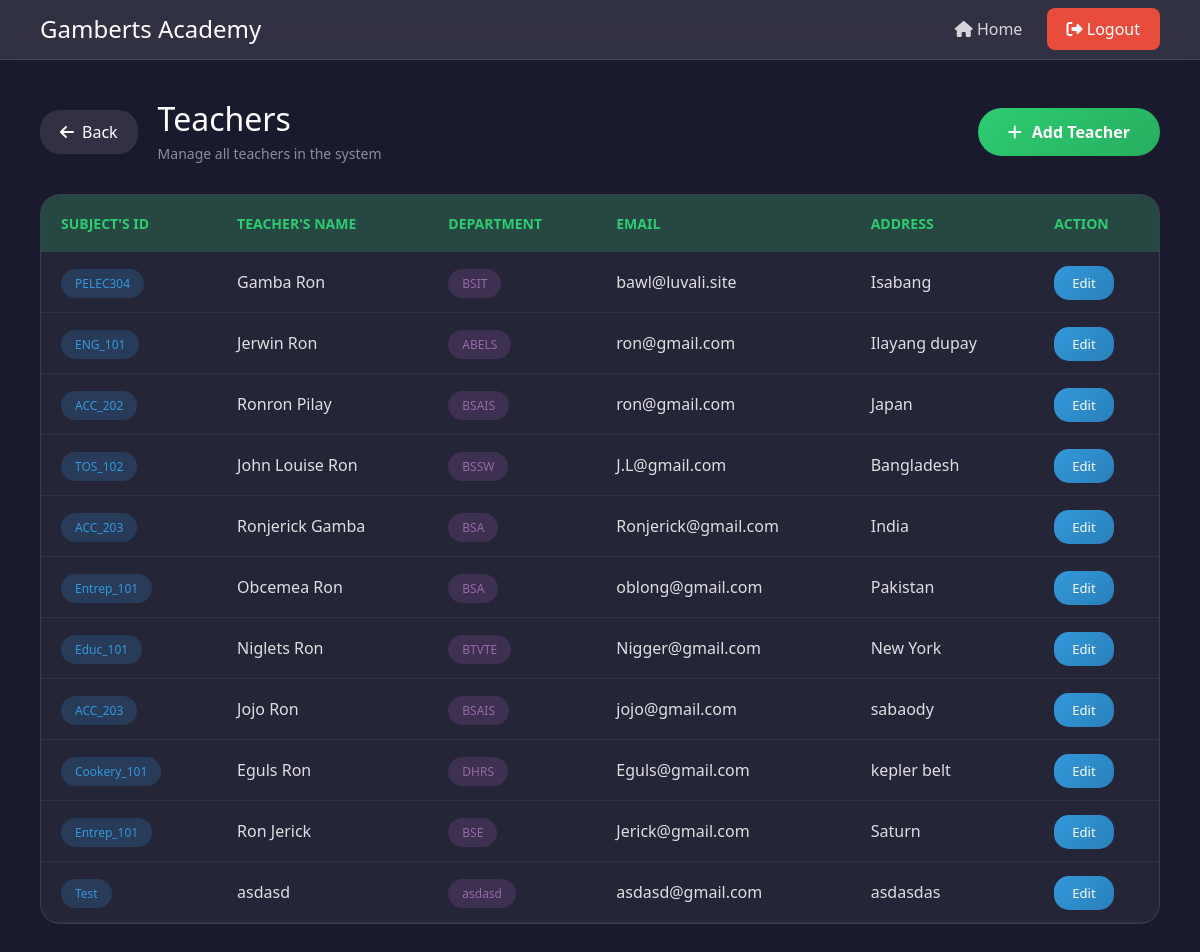
Screenshot of /Test_Teacher/ with the database file from the repository.
### online_enrollment/models.py (models this page shows, shortened)
class Teacher(models.Model):
    subjects_id = models.CharField(max_length=100)
    name = models.CharField(max_length=100)
    department = models.CharField(max_length=100)
    email = models.EmailField(max_length=100)
    address = models.CharField(max_length=100)

### online_enrollment/views.py (the view)
# urls.py: path('Test_Teacher/', views.Test_Teacher, name='Test_Teacher'),
def Test_Teacher(request):
    teacher = Teacher.objects.all()
    return render(request, 'online_enrollment//Teacher.html', {'Teacher':teacher})

### online_enrollment/templates/online_enrollment/Teacher.html (shortened to what this page needs)
<!DOCTYPE html>
<html lang="en">
<head>
    <link href="https://cdn.jsdelivr.net/npm/bootstrap@5.3.8/dist/css/bootstrap.min.css" rel="stylesheet">
    <link href="https://cdnjs.cloudflare.com/ajax/libs/font-awesome/6.4.0/css/all.min.css" rel="stylesheet">
</head>
<body>
    <nav class="navbar-custom">
        <div class="brand">
            <h1>Gamberts Academy</h1>
        </div>
        <div>
            <a href="{% url 'Home' %}"><i class="fas fa-home"></i> Home</a>
            <a href="{% url 'Logout' %}" class="btn-logout"><i class="fas fa-sign-out-alt"></i> Logout</a>
        </div>
    </nav>
    <div class="main-content">
        <div class="page-header">
            <div style="display: flex; align-items: center; gap: 20px;">
                <a href="{% url 'Home' %}" class="btn-back">
                    <i class="fas fa-arrow-left"></i> Back
                </a>
                <div class="page-title">
                    <div>
                        <h2>Teachers</h2>
                        <p>Manage all teachers in the system</p>
                    </div>
                </div>
            </div>
            <a href="{% url 'Teacher_Form' %}" class="btn-add">
                <i class="fas fa-plus"></i> Add Teacher
            </a>
        </div>
        <div class="table-card">
            <table>
                <thead>
                    <tr>
                        <th> Subject's ID </th>
                        <th> Teacher's Name </th>
                        <th> Department </th>
                        <th> Email </th>
                        <th> Address </th>
                        <th> Action </th>
                    </tr>
                </thead>
                <tbody>
                    {% for Each_Teacher in Teacher %}
                    <tr>
                        <td><span class="badge-id"> {{Each_Teacher.subjects_id}}</span></td>
                        <td> {{Each_Teacher.name}} </td>
                        <td><span class="badge-department">{{Each_Teacher.department}}</span></td>
                        <td> {{Each_Teacher.email}} </td>
                        <td> {{Each_Teacher.address}} </td>
                        <td>
                            <a href="{% url 'Teacher_Edit' Each_Teacher.id %}" class="btn-edit"> Edit </a>
                    </tr>
                    {% endfor %}
                </tbody>
            </table>
        </div>
    </div>
</body>
</html>

### online_enrollment/templates/online_enrollment/Teacher.html (style rules this page uses)
body { font-family: 'Segoe UI', Tahoma, Geneva, Verdana, sans-serif; background: #1a1a2e; min-height: 100vh; margin: 0; }
.navbar-custom { background: rgba(255,255,255,0.1); backdrop-filter: blur(10px); padding: 15px 40px; display: flex; justify-content: space-between; align-items: center; border-bottom: 1px solid rgba(255,255,255,0.1); }
.brand { display: flex; align-items: center; gap: 12px; }
.navbar-custom h1 { color: white; font-size: 24px; margin: 0; }
.navbar-custom a { color: rgba(255,255,255,0.8); text-decoration: none; padding: 10px 20px; border-radius: 8px; transition: 0.3s; }
.btn-logout { background: #e74c3c; color: white !important; padding: 10px 25px; border-radius: 25px; }
.main-content { padding: 40px; max-width: 1400px; margin: 0 auto; }
.page-header { display: flex; justify-content: space-between; align-items: center; margin-bottom: 30px; flex-wrap: wrap; gap: 20px; }
.page-title { display: flex; align-items: center; gap: 15px; }
.page-title h2 { color: white; font-size: 28p x; margin: 0; }
.page-title p { color: rgba(255,255,255,0.5); margin: 5px 0 0 0; font-size: 14px; }
.btn-add { background: linear-gradient(135deg, #2ecc71, #27ae60); color: white; padding: 12px 30px; border-radius: 25px; text-decoration: none; font-weight: 600; display: flex; align-items: center; gap: 10px; transition: 0.3s; }
.btn-back { background: rgba(255,255,255,0.1); color: white; padding: 10px 20px; border-radius: 20px; text-decoration: none; display: flex; align-items: center; gap: 8px; transition: 0.3s; }
.table-card { background: rgba(255,255,255,0.05); border: 1px solid rgba(255,255,255,0.1); border-radius: 20px; overflow: hidden; }
table { width: 100%; border-collapse: collapse; }
thead { background: rgba(46,204,113,0.2); }
th { color: #2ecc71; font-weight: 600; padding: 18px 20px; text-align: left; font-size: 14px; text-transform: uppercase; }
td { padding: 18px 20px; color: rgba(255,255,255,0.85); border-bottom: 1px solid rgba(255,255,255,0.05); }
.badge-department { background: rgba(155,89,182,0.2); color: rgb(151, 106, 167); padding: 6px 14px; border-radius: 20px; font-size: 12px; }
.badge-id { background: rgba(52,152,219,0.2); color: #3498db; padding: 6px 14px; border-radius: 20px; font-size: 12px; }
.btn-edit { background: linear-gradient(135deg, #3498db, #2980b9); color: white; padding: 8px 18px; border-radius: 15px; text-decoration: none; font-size: 13px; transition: 0.3s; }

### rows the page displays
Teacher: subjects_id "PELEC304", name "Gamba Ron", department "BSIT", email "bawl@luvali.site", address "Isabang"
Teacher: subjects_id "ENG_101", name "Jerwin Ron", department "ABELS", email "ron@gmail.com", address "Ilayang dupay"
Teacher: subjects_id "ACC_202", name "Ronron Pilay", department "BSAIS", email "ron@gmail.com", address "Japan"
Teacher: subjects_id "TOS_102", name "John Louise Ron", department "BSSW", email "J.L@gmail.com", address "Bangladesh"
Teacher: subjects_id "ACC_203", name "Ronjerick Gamba", department "BSA", email "Ronjerick@gmail.com", address "India"
Teacher: subjects_id "Entrep_101", name "Obcemea Ron", department "BSA", email "oblong@gmail.com", address "Pakistan"
Teacher: subjects_id "Educ_101", name "Niglets Ron", department "BTVTE", email "Nigger@gmail.com", address "New York"
Teacher: subjects_id "ACC_203", name "Jojo Ron", department "BSAIS", email "jojo@gmail.com", address "sabaody"
Teacher: subjects_id "Cookery_101", name "Eguls Ron", department "DHRS", email "Eguls@gmail.com", address "kepler belt"
Teacher: subjects_id "Entrep_101", name "Ron Jerick", department "BSE", email "Jerick@gmail.com", address "Saturn"
Teacher: subjects_id "Test", name "asdasd", department "asdasd", email "asdasd@gmail.com", address "asdasdas"
